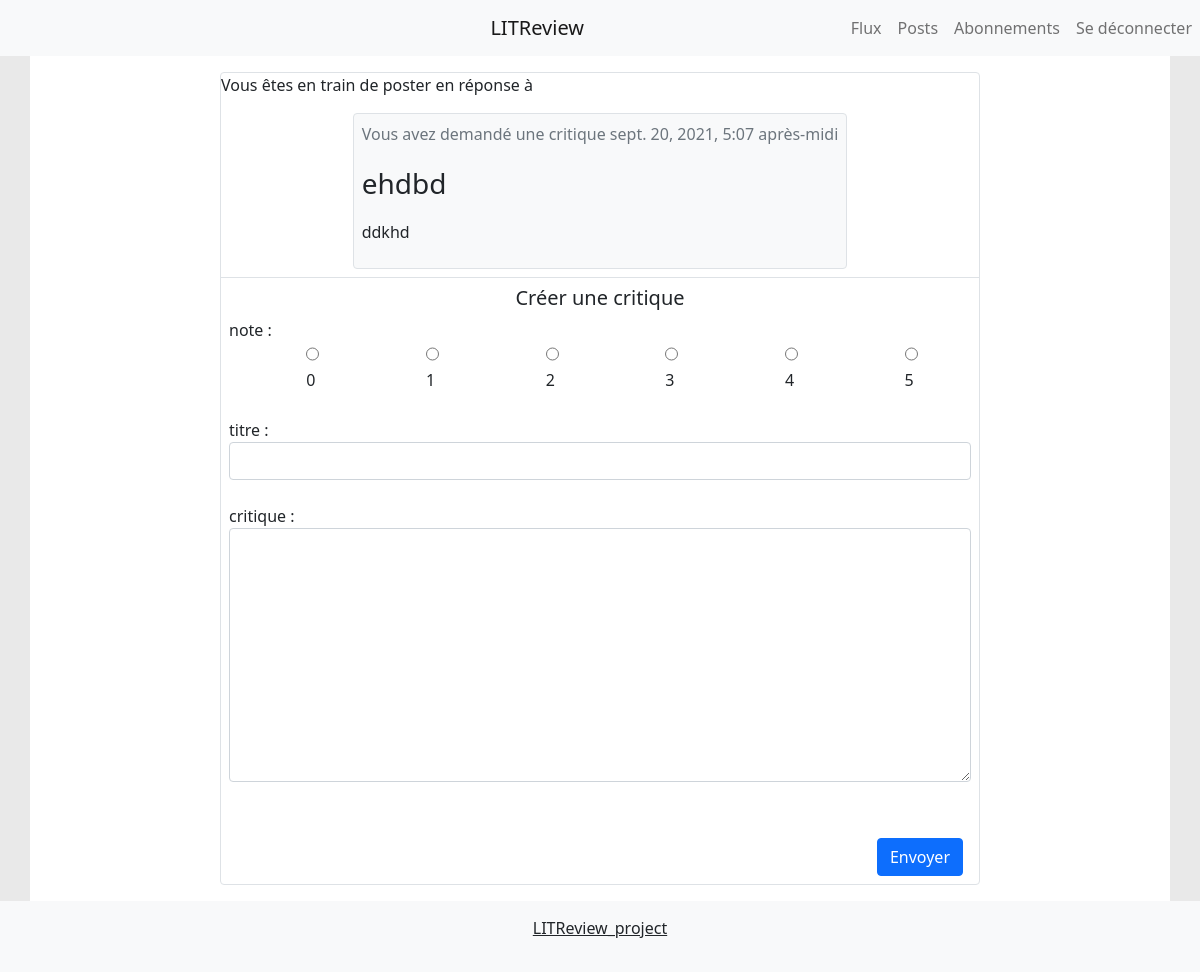
/answer_ticket/26/ (signed in), run on the app's committed database.
### review/models.py (models this page shows)
class Ticket(models.Model):
    title = models.CharField(max_length=128)
    description = models.TextField(max_length=2048, blank=True)
    user = models.ForeignKey(to=settings.AUTH_USER_MODEL, on_delete=models.CASCADE)
    image = models.ImageField(null=True, blank=True, upload_to='images/')
    time_created = models.DateTimeField(auto_now_add=True)

### review/views.py (the view, shortened to what this page needs)
# urls.py: path('answer_ticket/<int:pk>/', CreateReview.as_view(), name='creation_review'),
@method_decorator(login_required, name='dispatch')
class CreateReview(CreateView):
    model = Review
    form_class = NewReviewForm
    success_url = reverse_lazy('review:index')
    template_name = 'review/new_review.html'
    context_object_name = 'review'
    def get_context_data(self, **kwargs):
        context = super().get_context_data(**kwargs)
        review_already_exist(self.kwargs['pk'])
        context['post'] = get_ticket_from_pk(self.kwargs['pk'])
        context['ticket_button'] = False
        context['page'] = 'new_review'
        return context

### review/forms.py
class NewReviewForm(forms.ModelForm):
    choices = [(0, '0'), (1, '1'), (2, '2'), (3, '3'), (4, '4'), (5, '5')]
    body = forms.CharField(label='critique', widget=forms.Textarea, max_length=8192)
    headline = forms.CharField(label='titre')
    rating = forms.TypedChoiceField(label='note',widget=forms.RadioSelect(), choices=choices, coerce=int)
    class Meta:
        model = Review
        fields = ['rating', 'headline', 'body']

### review/review_functions.py (called while the page is built)
def review_already_exist(ticket_pk):
    ticket = get_ticket_from_pk(ticket_pk)
    if ticket.review_set.first():
        raise Http404

def get_ticket_from_pk(ticket_pk):
    return Ticket.objects.get(id=ticket_pk)

### review/templatetags/form_tags.py (called while the page is built)
@register.filter
def field_type(bound_field):
    return bound_field.field.widget.__class__.__name__

@register.filter
def input_class(bound_field):
    css_class = ''
    if bound_field.form.is_bound:
        if bound_field.errors:
            css_class = 'is-invalid'
        elif field_type(bound_field) != 'PasswordInput':
            css_class = 'is-valid'
    return 'form-control {}'.format(css_class)

@register.filter()
def type_object(object_to_check):
    if str(type(object_to_check)) == "<class 'review.models.Ticket'>":
        return 'Ticket'
    elif str(type(object_to_check)) == "<class 'review.models.Review'>":
        return 'Review'
    else:
        return str(type(object_to_check))

### review/templates/review/new_review.html (shortened to what this page needs)
{% extends 'review/base.html'  %}
{% load static %}
{% block body %}
  <div class="col-8 border rounded m-3">
    <div class="border-bottom">
      <p>Vous êtes en train de poster en réponse à</p>
      <div class="m-2">
        {% include 'includes/posts.html' %}
      </div>
    </div>
    <div class="m-2">
      {% if page == 'new_review'%}
      <h1 class="fs-5 text-center">Créer une critique</h1>
      {% else %}
      <h1 class="fs-5 text-center">Modifier votre critique</h1>
      {% endif %}
        <form method="post" enctype="multipart/form-data">
          {% include 'includes/form.html' %}
          <br>
          {% if page == 'new_review'%}
          <button type="submit" class="btn btn-primary float-end m-2">Envoyer</button>
          {% else %}
          <button type="submit" class="btn btn-primary float-end m-2">Modifier</button>
          <button type="button" class="btn btn-secondary float-end m-2 " onclick="window.location.href= '{% url 'review:index' %}'">Annuler</button>
          {% endif %}
        </form>
    </div>
  </div>
{% endblock %}

### review/templates/includes/ticket.html (shortened to what this page needs)
{% load form_tags %}
{% load static %}
{% if post.user == user %}
<div class="col-12 col-lg-8 border rounded m-2 p-2 mx-auto bg-light">
  <div class="d-flex justify-content-between">
      <p class="text-muted fs-6">Vous avez demandé une critique</p>
{% else %}
<div class="col-12 col-lg-8 border rounded m-2 p-2 mx-auto">
  <div class="d-flex justify-content-between">
      <p class="text-muted fs-6">{{post.user}} a demandé une critique</p>
{% endif %}
       <p class="text-muted fs-6">{{post.time_created}}</p>
   </div>
      <p class="fs-3">{{ post.title }}</p>
      <p>{{ post.description }}</p>
</div>

### review/static/css/base_style.css (style rules this page uses)
html, body { height: 100% }
ul.form-check { flex-direction: row; display: flex; list-style:none; justify-content: space-around; }

### data on the page
Ticket: time_created "sept. 20, 2021, 5:07 après-midi", title "ehdbd", description "ddkhd"

### other printed values
{{ field.label_tag }} "note :"
{{ field.label_tag }} "titre :" "critique :"
